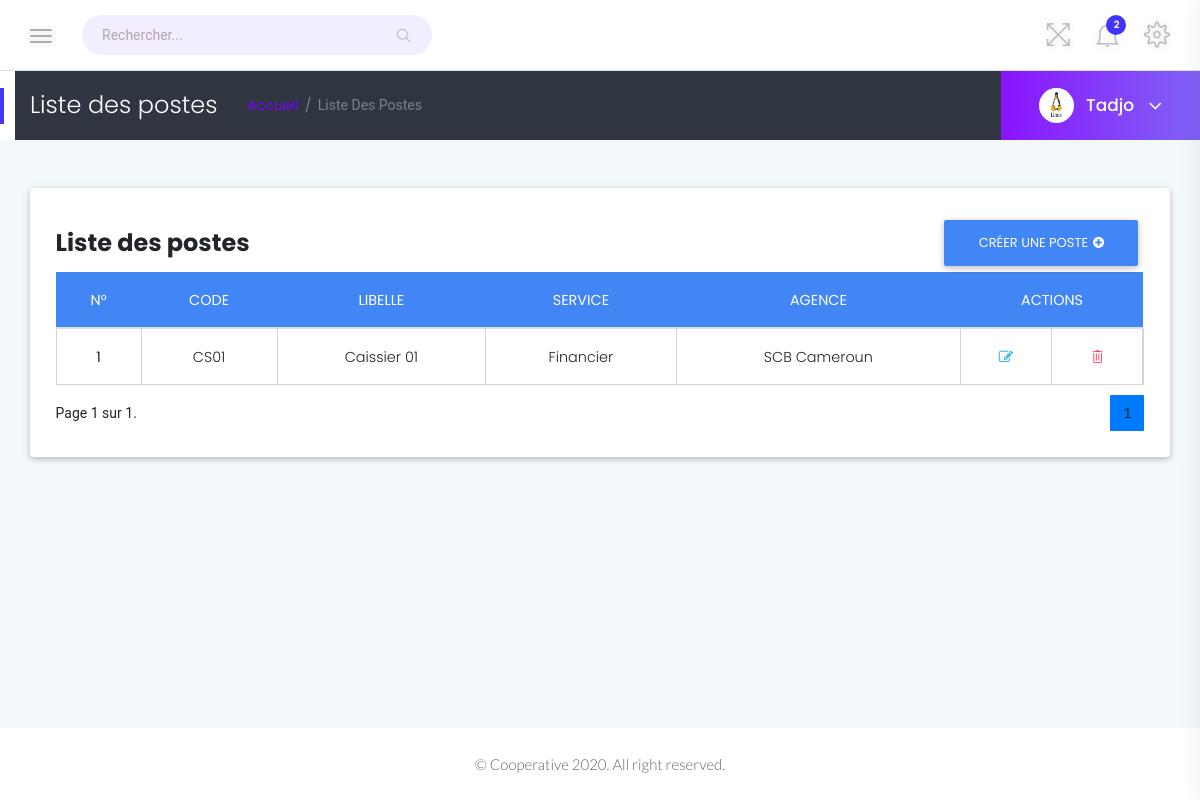
Page /appbase/posteslist/1/ (signed in) on the committed database.
### appbase/models.py (models this page shows)
class Employe(models.Model):
	id = models.AutoField(primary_key=True)
	user = models.OneToOneField(User, on_delete=models.CASCADE)
	matricule = models.CharField(max_length=50, blank=True, verbose_name="Matricule")
	nom = models.CharField(max_length=100, blank=True, verbose_name="Nom")
	prenom = models.CharField(max_length=100, blank=True, verbose_name="Prénom")
	adresse = models.TextField(max_length=30, blank=True, verbose_name="Adresse")
	tel = models.CharField(max_length=500, blank=True, verbose_name="Téléphone")
	poste = models.ForeignKey(
		Poste,
		models.SET_NULL,
		blank=True,
		null=True,
	)
	typeprofil = (
		('A', "Administrateur"),
		('C', 'Caissier'),
		('D', "Chef d\'agence"),
	)
	typeetatempl = (
		('A', "Actif"),
		('I', 'Inactif'),
	)
	profil = models.CharField(max_length=1, choices=typeprofil, verbose_name="Profil")
	photo = models.ImageField(upload_to='profils', verbose_name="Photo de profil", blank=True)
	etat = models.CharField(max_length=1, choices=typeetatempl, verbose_name="Etat", default='')
	Date_creation =  models.DateTimeField(default=datetime.datetime.now)

class Poste(models.Model):
	id = models.AutoField(primary_key=True)
	code = models.CharField(max_length=100, blank=True, verbose_name="Code")
	libelle = models.TextField(max_length=30, blank=True, verbose_name="Libelle")
	service = models.CharField(max_length=100, blank=True, verbose_name="Service")
	agence = models.ForeignKey(
		Agence,
		models.SET_NULL,
		blank=True,
		null=True,
	)
	Date_creation =  models.DateTimeField(default=datetime.datetime.now)

class Agence(models.Model):
	id = models.AutoField(primary_key=True)
	societe = models.CharField(max_length=20, blank=True, verbose_name="Societe")
	code = models.CharField(max_length=100, blank=True, verbose_name="Code")
	nom = models.CharField(max_length=100, blank=True, verbose_name="Nom")
	adresse = models.TextField(max_length=30, blank=True, verbose_name="Adresse")
	tel = models.CharField(max_length=500, blank=True, verbose_name="Téléphone")
	Date_creation =  models.DateTimeField(default=datetime.datetime.now)

### appbase/views.py (the view)
# urls.py: path('posteslist/<str:page>/', views.posteslist, name='posteslist'),
def posteslist(request, page):
	employe = Employe.objects.get(user_id=request.user.id)
	postes = Poste.objects.all()
	paginator = Paginator(postes, settings.DEFAULT_ITEMS_PER_PAGE)
	page_number = page
	if page_number is not None:
		page_obj = paginator.get_page(page_number)
		return render(request, 'appbase/postes.html', {'title': 'Liste des postes', 'employe': employe, 'postes': page_obj})
	page_obj1 = paginator.get_page(1)
	return render(request, 'appbase/postes.html', {'title': 'Liste des postes', 'employe': employe, 'postes': page_obj1})

### appbase/templates/appbase/postes.html (shortened to what this page needs)
{% extends "baseTemplate.html" %}
{% load static %}
{% block content %}
<div class="main-content-inner">
	<div class="row">
		<div class="col-lg-12 mt-5">
			<div class="card">
				<div class="card-body">
					<div class="table-title">
						<div class="row">
							<div class="col-sm-5">
								<h4 style="margin-top: 15px;">
									<b>{{ title }}</b>
								</h4>
							</div>
							<div class="col-sm-7">
								<a href="{% url 'appbase:createposte' %}" class="btn btn-primary" style="float: right;">Créer une poste<i class="fa fa-plus-circle" aria-hidden="true" style="margin-left: 5px;"></i></a>
							</div>
						</div>
					</div>
					<div class="single-table">
						<div class="table-responsive">
							<table class="table text-center" style="font-family: 'Poppins', sans-serif;text-transform: capitalize;">
								<thead class="text-uppercase bg-primary">
									<tr class="text-white">
										<th scope="col">N°</th>
										<th scope="col">Code</th>
										<th scope="col">Libelle</th>
										<th scope="col">Service</th>
										<th scope="col">Agence</th>
										<th scope="col" colspan=2>Actions</th>
									</tr>
								</thead>
								<tbody>
									{% for poste in postes %}
										<tr style="border-right: 2px solid lightgray;border-bottom: 1px solid lightgray;">
											<th scope="row" style="vertical-align: middle;border-right: 1px solid lightgray;border-left: 1px solid lightgray;">{{ forloop.counter }}</th>
											<td style="vertical-align: middle;border-right: 1px solid lightgray;">{{ poste.code }}</td>
											<td style="vertical-align: middle;border-right: 1px solid lightgray;">{{ poste.libelle }}</td>
											<td style="vertical-align: middle;border-right: 1px solid lightgray;">{{ poste.service }}</td>
											<td style="vertical-align: middle;border-right: 1px solid lightgray;">{{ poste.agence.nom }}</td>
											<td style="vertical-align: middle;border-right: 1px solid lightgray;"><a href="#" class="text-info"><i class="fa fa-edit"></i></a></td>
											<td style="vertical-align: middle;border-right: 1px solid lightgray;"><a href="#" class="text-danger"><i class="ti-trash"></i></a></td>
										</tr>
									{% endfor %}
								</tbody>
							</table>
							<div>
							<div style="margin-top: 18px;float: left;">
								Page {{ postes.number }} sur {{ postes.paginator.num_pages }}.
							</div>
                            <div style="margin-top: 10px;float: right;border: 1px solid #007BFF;border-radius: 3%;">
                                <nav aria-label="...">
                                    <ul class="pagination pg-color-border">
												<span style="background-color: #007bff;">
													<li class="page-item" active>
														<a class="page-link" href="{% url 'appbase:posteslist' page=postes.number  %}">{{postes.number}}</a>
													</li>
												</span>
                                    </ul>
                                </nav>
                            </div>
							</div>
						</div>
					</div>
				</div>
			</div>
		</div>
	</div>
</div>
{% endblock %}

### appbase/templates/baseTemplate.html (shortened to what this page needs)
{% load static %}
<html lang="fr">
  <head>
    <link href="{% static 'appbase/css/bootstrap.min.css' %}" rel="stylesheet">
	<link href="{% static 'appbase/css/font-awesome.min.css' %}" rel="stylesheet">
	<link href="{% static 'appbase/css/themify-icons.css' %}" rel="stylesheet">
	<link href="{% static 'appbase/css/metisMenu.css' %}" rel="stylesheet">
	<link href="{% static 'appbase/css/owl.carousel.min.css' %}" rel="stylesheet">
	<link href="{% static 'appbase/css/slicknav.min.css' %}" rel="stylesheet">
	<link rel="stylesheet" href="https://www.amcharts.com/lib/3/plugins/export/export.css" type="text/css" media="all" />
	<link href="{% static 'appbase/css/typography.css' %}" rel="stylesheet">
	<link href="{% static 'appbase/css/default-css.css' %}" rel="stylesheet">
	<link href="{% static 'appbase/css/styles.css' %}" rel="stylesheet">
	<link href="{% static 'appbase/css/responsive.css' %}" rel="stylesheet">
	<link href="{% static 'appbase/css/mdb.min.css' %}" rel="stylesheet">
	<link href="{% static 'appbase/css/style.css' %}" rel="stylesheet">
  </head>
  <body class="nav-md">
	<div class="page-container">
        <div class="main-content">
            <div class="header-area">
                <div class="row align-items-center">
                    <div class="col-md-6 col-sm-8 clearfix">
                        <div class="nav-btn pull-left">
                            <span></span>
                            <span></span>
                            <span></span>
                        </div>
                        <div class="search-box pull-left">
                            <form action="#">
                                <input type="text" name="search" placeholder="Rechercher..." required>
                                <i class="ti-search"></i>
                            </form>
                        </div>
                    </div>
                    <div class="col-md-6 col-sm-4 clearfix">
                        <ul class="notification-area pull-right">
                            <li id="full-view"><i class="ti-fullscreen"></i></li>
                            <li class="dropdown">
                                <i class="ti-bell dropdown-toggle" data-toggle="dropdown">
                                    <span>2</span>
                                </i>
                            </li>
                            <li class="settings-btn">
                                <i class="ti-settings"></i>
                            </li>
                        </ul>
                    </div>
                </div>
            </div>
            <div class="page-title-area">
                <div class="row align-items-center" style="background-color: #303641;">
                    <div class="col-sm-6">
                        <div class="breadcrumbs-area clearfix">
                            <h4 class="page-title pull-left" style="color: #fff">{{ title }}</h4>
                            <ul class="breadcrumbs pull-left">
                                <li><a href="{% url 'appbase:dashboard' %}">Accueil</a></li>
                                <li><span>{{ title }}</span></li>
                            </ul>
                        </div>
                    </div>
                    <div class="col-sm-6 clearfix">
                        <div class="user-profile pull-right">
							{% if employe.photo.url %}
							<img class="avatar user-thumb" src="{{ employe.photo.url }}" alt="avatar">
							{% else %}
							<img class="avatar user-thumb" src="{% static 'appbase/images/author/avatar.png' %}" alt="avatar">
							{% endif %}
                            <h4 class="user-name dropdown-toggle" data-toggle="dropdown">{{ employe.nom }} <i class="fa fa-angle-down"></i></h4>
                        </div>
                    </div>
                </div>
            </div>
            <div class="main-content-inner">
                {% block content %}{% endblock %}
            </div>
        </div>
        <footer>
            <div class="footer-area">
                <p>© Cooperative 2020. All right reserved. {{userid}}</p>
            </div>
        </footer>
    </div>
  </body>
</html>

### rows in the picture
Employe: photo (picture), nom "Tadjo"
Poste: code "CS01", libelle "Caissier 01", service "Financier", agence.nom "SCB Cameroun"

### other values in the picture
{{ title }} "Liste des postes"
{{ title }} "Liste Des Postes"
{{ postes.number }} "1"
{{ postes.paginator.num_pages }} "1"
